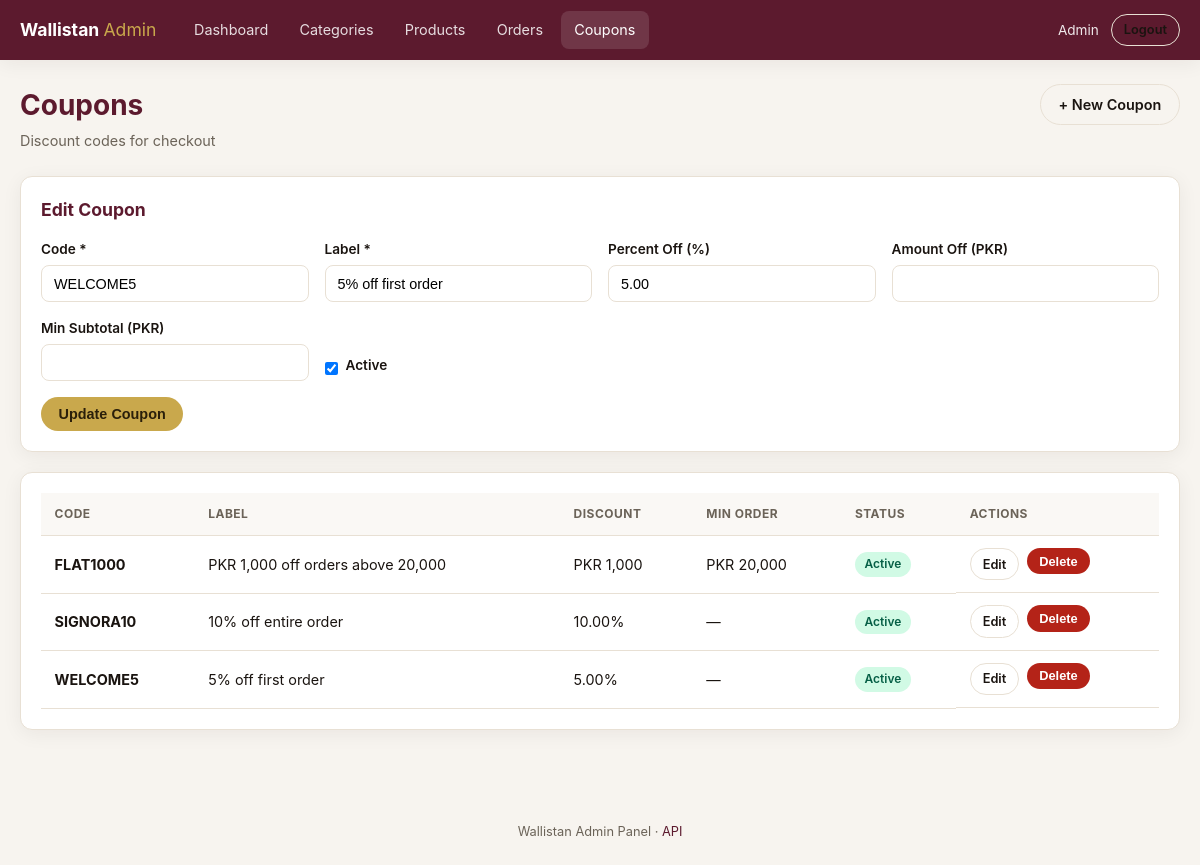
Page /admin/coupons.php?edit=2 (signed in) on the committed database.
### tables this page shows
CREATE TABLE coupons (
    id INT UNSIGNED AUTO_INCREMENT PRIMARY KEY,
    code VARCHAR(50) NOT NULL UNIQUE,
    label VARCHAR(255) NOT NULL,
    percent_off DECIMAL(5, 2) DEFAULT NULL,
    amount_off DECIMAL(12, 2) DEFAULT NULL,
    min_subtotal DECIMAL(12, 2) DEFAULT NULL,
    active TINYINT(1) NOT NULL DEFAULT 1
);

### admin/includes/bootstrap.php (called while the page is built, shortened)
<?php
function e(?string $value): string
{
    return htmlspecialchars($value ?? '', ENT_QUOTES, 'UTF-8');
}
function formatPkr(float $amount): string
{
    return 'PKR ' . number_format($amount, 0, '.', ',');
}

### admin/coupons.php (the view, shortened to what this page needs)
<?php
$pdo = db();
$editId = isset($_GET['edit']) ? (int) $_GET['edit'] : 0;
$editRow = null;
if ($editId > 0) {
    $stmt = $pdo->prepare('SELECT * FROM coupons WHERE id = ?');
    $stmt->execute([$editId]);
    $editRow = $stmt->fetch() ?: null;
}
$coupons = $pdo->query('SELECT * FROM coupons ORDER BY code')->fetchAll();
require __DIR__ . '/includes/header.php';
?>
<div class="page-header">
  <div>
    <h1>Coupons</h1>
    <p>Discount codes for checkout</p>
  </div>
  <?php if ($editRow): ?>
    <a href="<?= ADMIN_BASE ?>/coupons.php" class="btn btn-outline">+ New Coupon</a>
  <?php endif; ?>
</div>
<div class="card">
  <h2 style="font-size:1.1rem;color:var(--maroon);margin-bottom:1rem">
    <?= $editRow ? 'Edit Coupon' : 'Add Coupon' ?>
  </h2>
  <form method="post" class="form-grid form-grid-2">
    <div class="field">
      <label>Code *</label>
      <input name="code" required value="<?= e($editRow['code'] ?? '') ?>" style="text-transform:uppercase">
    </div>
    <div class="field">
      <label>Label *</label>
      <input name="label" required value="<?= e($editRow['label'] ?? '') ?>">
    </div>
    <div class="field">
      <label>Percent Off (%)</label>
      <input type="number" name="percent_off" min="0" max="100" step="0.01" value="<?= e($editRow['percent_off'] ?? '') ?>">
    </div>
    <div class="field">
      <label>Amount Off (PKR)</label>
      <input type="number" name="amount_off" min="0" step="1" value="<?= e($editRow['amount_off'] ?? '') ?>">
    </div>
    <div class="field">
      <label>Min Subtotal (PKR)</label>
      <input type="number" name="min_subtotal" min="0" step="1" value="<?= e($editRow['min_subtotal'] ?? '') ?>">
    </div>
    <div class="field field-check" style="align-self:end">
      <input type="checkbox" name="active" id="active" <?= (int) ($editRow['active'] ?? 1) ? 'checked' : '' ?>>
      <label for="active">Active</label>
    </div>
    <div style="grid-column:1/-1">
      <button type="submit" class="btn btn-primary"><?= $editRow ? 'Update' : 'Create' ?> Coupon</button>
    </div>
  </form>
</div>
<div class="card">
  <div class="table-wrap">
    <table>
      <thead>
        <tr><th>Code</th><th>Label</th><th>Discount</th><th>Min Order</th><th>Status</th><th>Actions</th></tr>
      </thead>
      <tbody>
        <?php foreach ($coupons as $c): ?>
          <tr>
            <td><strong><?= e($c['code']) ?></strong></td>
            <td><?= e($c['label']) ?></td>
            <td>
              <?php if ($c['percent_off']): ?>
                <?= e($c['percent_off']) ?>%
              <?php elseif ($c['amount_off']): ?>
                <?= formatPkr((float) $c['amount_off']) ?>
              <?php else: ?>
                —
              <?php endif; ?>
            </td>
            <td><?= $c['min_subtotal'] ? formatPkr((float) $c['min_subtotal']) : '—' ?></td>
            <td><?= (int) $c['active'] ? '<span class="badge badge-publish">Active</span>' : '<span class="badge badge-draft">Inactive</span>' ?></td>
            <td class="actions">
              <a href="<?= ADMIN_BASE ?>/coupons.php?edit=<?= (int) $c['id'] ?>" class="btn btn-sm btn-outline">Edit</a>
              <form method="post" style="display:inline" onsubmit="return confirm('Delete coupon?')">
                <button type="submit" class="btn btn-sm btn-danger">Delete</button>
              </form>
            </td>
          </tr>
        <?php endforeach; ?>
      </tbody>
    </table>
  </div>
</div>
<?php require __DIR__ . '/includes/footer.php'; ?>

### admin/assets/admin.css (style rules this page uses)
:root { --maroon: #5c1a2e; --maroon-dark: #3d1120; --gold: #c9a84c; --gold-light: #f5ecd4; --bg: #f7f4ef; --card: #ffffff; --border: #e8e0d4; --text: #1a1410; --muted: #6b6358; --danger: #b42318; --success: #067647; --radius: 12px; --shadow: 0 4px 20px rgba(26, 20, 16, 0.06); }
* { box-sizing: border-box; margin: 0; padding: 0; }
body { font-family: -apple-system, BlinkMacSystemFont, "Segoe UI", Roboto, sans-serif; background: var(--bg); color: var(--text); line-height: 1.5; min-height: 100vh; }
a { color: var(--maroon); text-decoration: none; }
.page-header { display: flex; justify-content: space-between; align-items: flex-start; gap: 1rem; margin-bottom: 1.5rem; flex-wrap: wrap; }
.page-header h1 { font-size: 1.75rem; color: var(--maroon); font-weight: 700; }
.page-header p { color: var(--muted); font-size: 0.9rem; margin-top: 0.25rem; }
.card { background: var(--card); border: 1px solid var(--border); border-radius: var(--radius); box-shadow: var(--shadow); padding: 1.25rem; margin-bottom: 1.25rem; }
.btn { display: inline-flex; align-items: center; justify-content: center; gap: 0.4rem; padding: 0.55rem 1.1rem; border-radius: 999px; border: none; font-size: 0.9rem; font-weight: 600; cursor: pointer; text-decoration: none; transition: opacity 0.15s; }
.btn-primary { background: var(--gold); color: #2a1f0a; }
.btn-outline { background: transparent; border: 1px solid var(--border); color: var(--text); }
.btn-danger { background: var(--danger); color: #fff; }
.btn-sm { padding: 0.35rem 0.75rem; font-size: 0.8rem; }
.table-wrap { overflow-x: auto; }
table { width: 100%; border-collapse: collapse; font-size: 0.9rem; }
th, td { padding: 0.75rem 0.85rem; text-align: left; border-bottom: 1px solid var(--border); }
th { font-size: 0.75rem; text-transform: uppercase; letter-spacing: 0.04em; color: var(--muted); background: #faf8f5; }
.badge { display: inline-block; padding: 0.2rem 0.6rem; border-radius: 999px; font-size: 0.75rem; font-weight: 600; text-transform: capitalize; }
.badge-publish { background: #d1fae5; color: #065f46; }
.form-grid { display: grid; gap: 1rem; }
.form-grid-2 { grid-template-columns: repeat(auto-fit, minmax(240px, 1fr)); }
.field label { display: block; font-size: 0.85rem; font-weight: 600; margin-bottom: 0.35rem; color: var(--text); }
.field input, .field select, .field textarea { width: 100%; padding: 0.6rem 0.75rem; border: 1px solid var(--border); border-radius: 8px; font-size: 0.9rem; background: #fff; }
.field-check { display: flex; align-items: center; gap: 0.5rem; }
.field-check input { width: auto; }
.actions { display: flex; gap: 0.5rem; flex-wrap: wrap; }

### rows in the picture
coupons: code "WELCOME5", label "5% off first order", percent_off "5.00", active "☑", shows "Active"
coupons: code "FLAT1000", label "PKR 1,000 off orders above 20,000", amount_off "PKR 1,000", min_subtotal "PKR 20,000", active "Active"
coupons: code "SIGNORA10", label "10% off entire order", percent_off "10.00", active "Active"

### other values in the picture
$admin['name'] "Admin"
